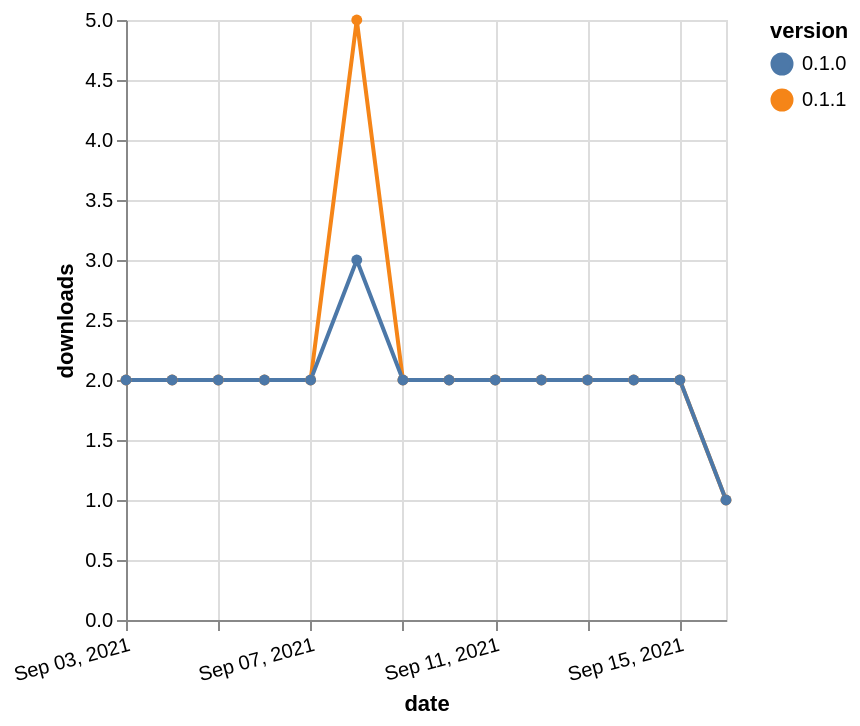

Specify this chart in Vega-Lite:
### Vega-Lite specification from a JSON file in a GitHub repository (floating-point values rounded to 4 significant figures)
{"$schema": "https://vega.github.io/schema/vega-lite/v5.json", "description": "A simple bar chart with embedded data.", "data": {"values": [{"date": "2021-09-03", "total": 470, "delta": 2, "version": "0.1.1"}, {"date": "2021-09-04", "total": 472, "delta": 2, "version": "0.1.1"}, {"date": "2021-09-05", "total": 474, "delta": 2, "version": "0.1.1"}, {"date": "2021-09-06", "total": 476, "delta": 2, "version": "0.1.1"}, {"date": "2021-09-07", "total": 478, "delta": 2, "version": "0.1.1"}, {"date": "2021-09-08", "total": 483, "delta": 5, "version": "0.1.1"}, {"date": "2021-09-09", "total": 485, "delta": 2, "version": "0.1.1"}, {"date": "2021-09-10", "total": 487, "delta": 2, "version": "0.1.1"}, {"date": "2021-09-11", "total": 489, "delta": 2, "version": "0.1.1"}, {"date": "2021-09-12", "total": 491, "delta": 2, "version": "0.1.1"}, {"date": "2021-09-13", "total": 493, "delta": 2, "version": "0.1.1"}, {"date": "2021-09-14", "total": 495, "delta": 2, "version": "0.1.1"}, {"date": "2021-09-15", "total": 497, "delta": 2, "version": "0.1.1"}, {"date": "2021-09-16", "total": 498, "delta": 1, "version": "0.1.1"}, {"date": "2021-09-03", "total": 555, "delta": 2, "version": "0.1.0"}, {"date": "2021-09-04", "total": 557, "delta": 2, "version": "0.1.0"}, {"date": "2021-09-05", "total": 559, "delta": 2, "version": "0.1.0"}, {"date": "2021-09-06", "total": 561, "delta": 2, "version": "0.1.0"}, {"date": "2021-09-07", "total": 563, "delta": 2, "version": "0.1.0"}, {"date": "2021-09-08", "total": 566, "delta": 3, "version": "0.1.0"}, {"date": "2021-09-09", "total": 568, "delta": 2, "version": "0.1.0"}, {"date": "2021-09-10", "total": 570, "delta": 2, "version": "0.1.0"}, {"date": "2021-09-11", "total": 572, "delta": 2, "version": "0.1.0"}, {"date": "2021-09-12", "total": 574, "delta": 2, "version": "0.1.0"}, {"date": "2021-09-13", "total": 576, "delta": 2, "version": "0.1.0"}, {"date": "2021-09-14", "total": 578, "delta": 2, "version": "0.1.0"}, {"date": "2021-09-15", "total": 580, "delta": 2, "version": "0.1.0"}, {"date": "2021-09-16", "total": 581, "delta": 1, "version": "0.1.0"}]}, "width": "container", "mark": {"type": "line", "point": {"filled": true}}, "encoding": {"x": {"field": "date", "type": "temporal", "timeUnit": "yearmonthdate", "title": "date", "axis": {"labelAngle": -15}}, "y": {"field": "delta", "type": "quantitative", "title": "downloads"}, "color": {"field": "version", "type": "nominal"}, "tooltip": {"field": "delta"}}}
